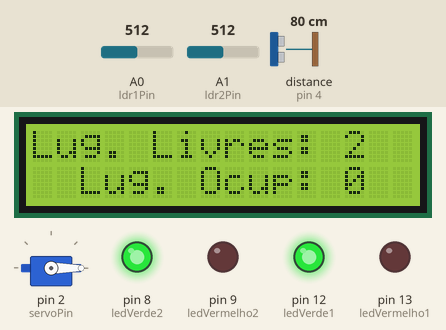
Recording of a sketch running on a simulated Arduino Uno, built with avr-gcc and run on an emulated ATmega328P. On the bench: 16×2 character LCD, servo, output pins drawn as LEDs (lit = HIGH). Wiring (inferred from the names in the program): ultrasonic range finder: trigger pin 6; echo pin 4. The inputs (shaded band) are chosen by the test bench; at power-on: distance to the obstacle (sensor on pin 4) 80 cm, A0 (ldr1Pin) = 512, A1 (ldr2Pin) = 512. The echo pulse lasts 58.3 µs per cm; pins used as bus, display or sensor lines are not drawn.

Above: at 3.2 s.
3.3 s: distance to the obstacle (sensor on pin 4) set to 12 cm
4.9 s: distance to the obstacle (sensor on pin 4) set to 9 cm
At 6.4 s:
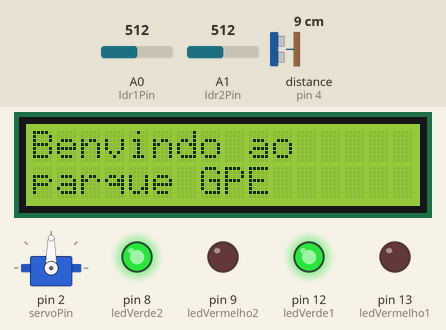
6.8 s: A0 (ldr1Pin) set to 94
9.9 s: A0 (ldr1Pin) set to 83
At 12.8 s:
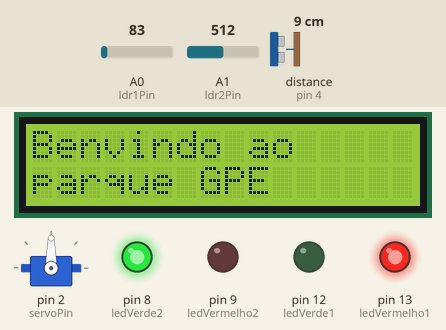
13.0 s: A0 (ldr1Pin) set to 100
At 16.0 s:
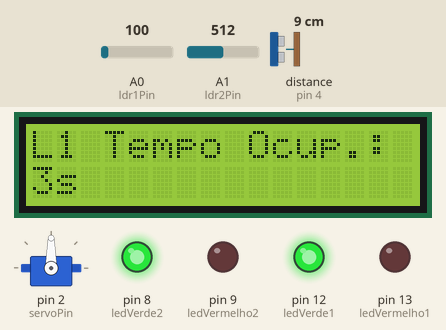
16.1 s: distance to the obstacle (sensor on pin 4) set to 18 cm
At 19.5 s:
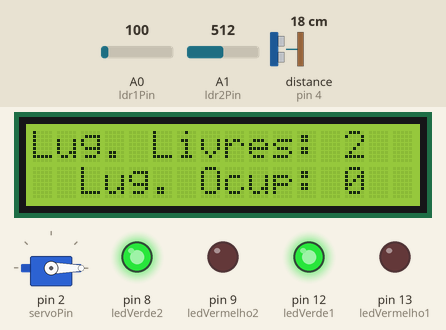
Timing chart, 0 to 20.2 s (numbered marks = the images above; inputs shaded):
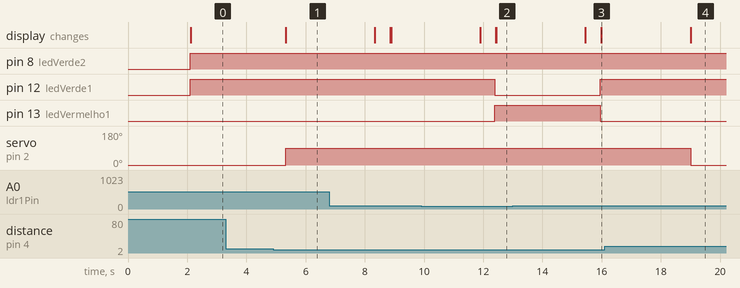

Measured:
- the behaviour switches between 11 and 10 cm on distance to the obstacle (sensor on pin 4) (found by bisection; images 0 and 1)
- the behaviour switches between 90 and 89 on A0 (ldr1Pin) (found by bisection; images 1 and 2)
- after the input at 3.3 s, every drawn part: stays the same
- after the input at 4.9 s, servo on pin 2 (servoPin): 0° → 90° after 0.44 s; the display: changes after 0.44 s (image 1)
- after the input at 9.9 s, pin 12 (ledVerde1): HIGH → LOW after 2.5 s; pin 13 (ledVermelho1): LOW → HIGH after 2.5 s
- after the input at 13.0 s, pin 12 (ledVerde1): LOW → HIGH after 3.0 s; pin 13 (ledVermelho1): HIGH → LOW after 3.0 s; the display: first differs from a run without the input after 3.0 s (image 3)
- after the input at 16.1 s, servo on pin 2 (servoPin): 90° → 0° after 2.9 s

The sketch:

GPE_GestaoParqueEstacionamento.ino
```cpp
#include <SoftwareSerial.h>
#include <Wire.h>
#include <LiquidCrystal_I2C.h>
#include <Servo.h>

// Definições do LCD I2C
LiquidCrystal_I2C lcd(0x27, 16, 2);

// Definições do Servo
Servo cancela;
const int servoPin = 2;
const int aberto = 90;
const int fechado = 0;

// Definições dos sensores LDR
const int ldr1Pin = A0;
const int ldr2Pin = A1;
int ldr1Value = 0;
int ldr2Value = 0;
const int threshold = 90; // Valor de limiar para detectar ocupação

// Definições dos LEDs
const int ledVerde1 = 12;
const int ledVermelho1 = 13;
const int ledVerde2 = 8;
const int ledVermelho2 = 9;

// Definições do sensor ultrassônico
const int trigPin = 6;
const int echoPin = 4;
long duration;
int distance;
const int distanciaLimite = 10; // Distância limite para abertura da cancela

// Variáveis de tempo de ocupação
unsigned long tempoOcupacao1 = 0;
unsigned long tempoOcupacao2 = 0;
unsigned long inicioOcupacao1 = 0;
unsigned long inicioOcupacao2 = 0;
bool lugar1Ocupado = false;
bool lugar2Ocupado = false;


void setup() {
  // Inicialização do LCD
  lcd.init();
  lcd.backlight();

  // Inicialização do Servo
  cancela.attach(servoPin);
  cancela.write(fechado);

  // Configuração dos pinos dos LEDs
  pinMode(ledVerde1, OUTPUT);
  pinMode(ledVermelho1, OUTPUT);
  pinMode(ledVerde2, OUTPUT);
  pinMode(ledVermelho2, OUTPUT);

  // Configuração dos pinos do sensor ultrassônico
  pinMode(trigPin, OUTPUT);
  pinMode(echoPin, INPUT);

  // Mensagem inicial no LCD
  lcd.setCursor(0, 0);
  lcd.print("    G. P. E.    ");
  lcd.setCursor(0, 1);
  lcd.print("Inicializando...");
  delay(2000);
  lcd.clear();
}

void loop() {

  // Leitura dos valores dos LDRs
  ldr1Value = analogRead(ldr1Pin);
  ldr2Value = analogRead(ldr2Pin);

  // Monitorização da ocupação dos lugares
  int lugaresOcupados = 0;

  // Lugar 1
  if (ldr1Value < threshold) {
    digitalWrite(ledVerde1, LOW);
    digitalWrite(ledVermelho1, HIGH);
    lugaresOcupados++;
    if (!lugar1Ocupado) {
      lugar1Ocupado = true;
      inicioOcupacao1 = millis();
    }
  } else {
    digitalWrite(ledVerde1, HIGH);
    digitalWrite(ledVermelho1, LOW);
    if (lugar1Ocupado) {
      lugar1Ocupado = false;
      tempoOcupacao1 += millis() - inicioOcupacao1;
      // Mostrar tempo de ocupação no LCD
      lcd.clear();
      lcd.setCursor(0, 0);
      lcd.print("L1 Tempo Ocup.: ");
      lcd.setCursor(0, 1);
      lcd.print(tempoOcupacao1 / 1000);
      lcd.print("s        ");
      delay (3000);
      lcd.clear();

    }
  }

  // Lugar 2
  if (ldr2Value < threshold) {
    digitalWrite(ledVerde2, LOW);
    digitalWrite(ledVermelho2, HIGH);
    lugaresOcupados++;
    if (!lugar2Ocupado) {
      lugar2Ocupado = true;
      inicioOcupacao2 = millis();
    }
  } else {
    digitalWrite(ledVerde2, HIGH);
    digitalWrite(ledVermelho2, LOW);
    if (lugar2Ocupado) {
      lugar2Ocupado = false;
      tempoOcupacao2 += millis() - inicioOcupacao2;
      // Mostrar tempo de ocupação no LCD
      lcd.clear();
      lcd.setCursor(0, 0);
      lcd.print("L2 Tempo Ocup.: ");
      lcd.setCursor(0, 1);
      lcd.print(tempoOcupacao2 / 1000);
      lcd.print("s        ");
      delay(3000);
      lcd.clear();

    }
  }

  // Calcular o número de lugares livres
  int lugaresLivres = 2 - lugaresOcupados;

  // Atualizar o display LCD
  lcd.setCursor(0, 0);
  lcd.print("Lug. Livres: ");
  lcd.print(lugaresLivres);
  lcd.setCursor(0, 1);
  lcd.print("  Lug. Ocup: ");
  lcd.print(lugaresOcupados);


  // Verificar presença de veículo na entrada
  digitalWrite(trigPin, LOW);
  delayMicroseconds(2);
  digitalWrite(trigPin, HIGH);
  delayMicroseconds(10);
  digitalWrite(trigPin, LOW);
  duration = pulseIn(echoPin, HIGH);
  distance = duration * 0.034 / 2;

  if (distance < distanciaLimite) {
    // Abrir a cancela
    cancela.write(aberto);
    lcd.clear();
    lcd.setCursor(0, 0);
    lcd.print("Benvindo ao");
    lcd.setCursor(0, 1);
    lcd.print("parque GPE");
    delay(3000);
    lcd.clear();
  } else {
    // Fechar a cancela
    cancela.write(fechado);
    //lcd.setCursor(0, 1);
    //lcd.print("                 ");
  }

  delay(500);
}
```
